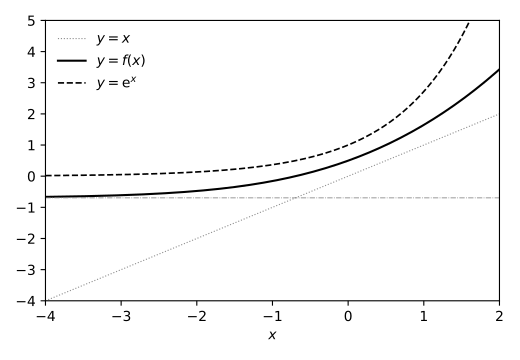

Recreate this plot in Python.
"""图 1.1：Kneser 的半指数函数 f(f(x)) = e^x（输出 fig1_halfexp.pdf）。

数值来自仓库根目录的 kneser 库（src/kneser，见 README.md）。
"""
import os, sys
sys.path.insert(0, os.path.join(os.path.dirname(__file__), "..", "..", "..", "src"))
import math
import kneser
import matplotlib
matplotlib.use("Agg")
import matplotlib.pyplot as plt

xs = [-4 + k * 6.0 / 300 for k in range(301)]
fig, a = plt.subplots(figsize=(5.2, 3.6))
a.plot(xs, xs, color="0.55", lw=0.8, ls=":", label=r"$y=x$")
a.plot(xs, [kneser.half_exp(x) for x in xs], "k-", lw=1.5, label=r"$y=f(x)$")
a.plot(xs, [math.exp(x) for x in xs], "k--", lw=1.2, label=r"$y=\mathrm{e}^x$")
a.axhline(-0.696024740886, color="0.5", lw=0.6, ls="-.")
a.set_xlim(-4, 2); a.set_ylim(-4, 5)
a.set_xlabel(r"$x$"); a.legend(loc="upper left", frameon=False)
fig.tight_layout()
fig.savefig("fig1_halfexp.pdf")
print(kneser.half_exp(0.5), kneser.half_exp(kneser.half_exp(0.5)), math.exp(0.5))
